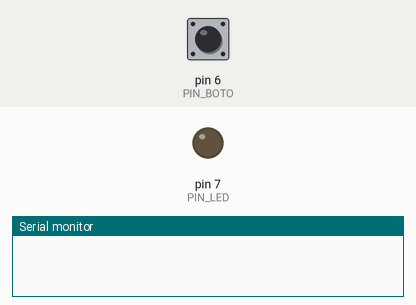
The sketch below on a simulated Arduino Uno, built with avr-gcc and run on an emulated ATmega328P. On the bench: output pins drawn as LEDs (lit = HIGH), the last lines printed to the serial monitor. Dashed ring = blinking. The inputs (shaded band) are chosen by the test bench; at power-on: pin 6 (PIN_BOTO) HIGH.

Above: at 0.1 s.
At 1.2 s:
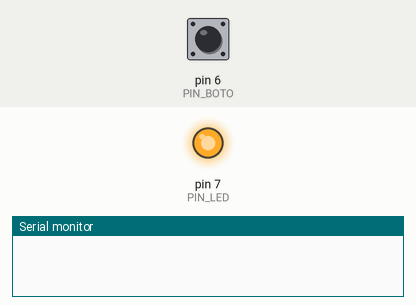
1.3 s: pin 6 (PIN_BOTO) pulled LOW for 0.15 s
4.3 s: pin 6 (PIN_BOTO) pulled LOW for 1 s
At 6.7 s:
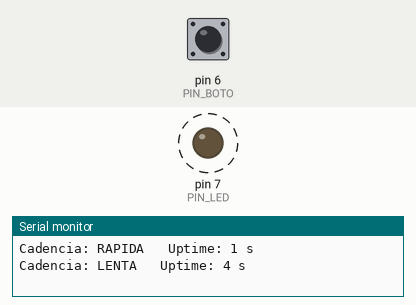
Timing chart, 0 to 13.3 s (numbered marks = the images above; inputs shaded):
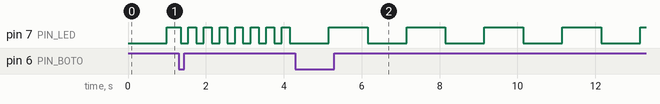

The sketch:

Exercici_3_practica_1.ino
```cpp
// P1 - Exercici 3 - LED que parpelleja i polsador que canvia la velocitat
// LED a G7 i polsador a G8 (l'altra pota del polsador a GND)

#define PIN_LED  7
#define PIN_BOTO 6

bool ledEnces = false;
bool rapid = false;              // false = lent, true = rapid
int botoAbans = HIGH;            // amb pull-up, el boto sense premer val HIGH
unsigned long ultimCanviLed = 0;

void setup() {
  Serial.begin(115200);
  pinMode(PIN_LED, OUTPUT);
  pinMode(PIN_BOTO, INPUT_PULLUP);   // pull-up intern
}

void loop() {
  // --- Polsador ---
  int boto = digitalRead(PIN_BOTO);

  // Detectem el moment de premer (passa de HIGH a LOW)
  if (boto == LOW && botoAbans == HIGH) {
    delay(50);                          // esperem que passin els rebots
    if (digitalRead(PIN_BOTO) == LOW) { // si segueix premut, es una pulsacio de veritat
      rapid = !rapid;

      Serial.print("Cadencia: ");
      if (rapid) {
        Serial.print("RAPIDA");
      } else {
        Serial.print("LENTA");
      }
      Serial.print("   Uptime: ");
      Serial.print(millis() / 1000);
      Serial.println(" s");
    }
  }
  botoAbans = boto;

  // --- LED ---
  int temps;
  if (rapid) {
    temps = 200;
  } else {
    temps = 1000;
  }

  if (millis() - ultimCanviLed >= temps) {
    ultimCanviLed = millis();
    ledEnces = !ledEnces;
    digitalWrite(PIN_LED, ledEnces);
  }
}
```

Measured:
- after the input at 4.3 s, pin 7 (PIN_LED): alternates HIGH for 1.0 s and LOW for 1.0 s, starting after 0.85 s
- by itself, pin 7 (PIN_LED): alternates HIGH for 0.20 s and LOW for 0.20 s
